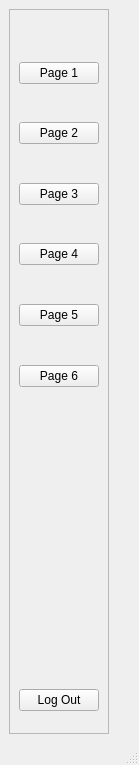
<?xml version="1.0" encoding="UTF-8"?>
<ui version="4.0">
 <class>sidebar</class>
 <widget class="QMainWindow" name="sidebar">
  <property name="geometry">
   <rect>
    <x>0</x>
    <y>0</y>
    <width>139</width>
    <height>765</height>
   </rect>
  </property>
  <property name="windowTitle">
   <string>MainWindow</string>
  </property>
  <widget class="QWidget" name="centralwidget">
   <layout class="QHBoxLayout" name="horizontalLayout">
    <item alignment="Qt::AlignmentFlag::AlignLeft">
     <widget class="QFrame" name="frame">
      <property name="frameShape">
       <enum>QFrame::Shape::StyledPanel</enum>
      </property>
      <property name="frameShadow">
       <enum>QFrame::Shadow::Raised</enum>
      </property>
      <layout class="QVBoxLayout" name="verticalLayout">
       <item>
        <spacer name="verticalSpacer_2">
         <property name="orientation">
          <enum>Qt::Orientation::Vertical</enum>
         </property>
         <property name="sizeType">
          <enum>QSizePolicy::Policy::Maximum</enum>
         </property>
         <property name="sizeHint" stdset="0">
          <size>
           <width>30</width>
           <height>43</height>
          </size>
         </property>
        </spacer>
       </item>
       <item>
        <widget class="QPushButton" name="Page1Btn">
         <property name="text">
          <string>Page 1</string>
         </property>
        </widget>
       </item>
       <item>
        <spacer name="verticalSpacer">
         <property name="orientation">
          <enum>Qt::Orientation::Vertical</enum>
         </property>
         <property name="sizeType">
          <enum>QSizePolicy::Policy::Maximum</enum>
         </property>
         <property name="sizeHint" stdset="0">
          <size>
           <width>20</width>
           <height>32</height>
          </size>
         </property>
        </spacer>
       </item>
       <item>
        <widget class="QPushButton" name="Page2Btn">
         <property name="text">
          <string>Page 2</string>
         </property>
        </widget>
       </item>
       <item>
        <spacer name="verticalSpacer_4">
         <property name="orientation">
          <enum>Qt::Orientation::Vertical</enum>
         </property>
         <property name="sizeType">
          <enum>QSizePolicy::Policy::Maximum</enum>
         </property>
         <property name="sizeHint" stdset="0">
          <size>
           <width>20</width>
           <height>33</height>
          </size>
         </property>
        </spacer>
       </item>
       <item>
        <widget class="QPushButton" name="Page3Btn">
         <property name="text">
          <string>Page 3</string>
         </property>
        </widget>
       </item>
       <item>
        <spacer name="verticalSpacer_6">
         <property name="orientation">
          <enum>Qt::Orientation::Vertical</enum>
         </property>
         <property name="sizeType">
          <enum>QSizePolicy::Policy::Maximum</enum>
         </property>
         <property name="sizeHint" stdset="0">
          <size>
           <width>20</width>
           <height>32</height>
          </size>
         </property>
        </spacer>
       </item>
       <item>
        <widget class="QPushButton" name="Page4Btn">
         <property name="text">
          <string>Page 4</string>
         </property>
        </widget>
       </item>
       <item>
        <spacer name="verticalSpacer_7">
         <property name="orientation">
          <enum>Qt::Orientation::Vertical</enum>
         </property>
         <property name="sizeType">
          <enum>QSizePolicy::Policy::Maximum</enum>
         </property>
         <property name="sizeHint" stdset="0">
          <size>
           <width>20</width>
           <height>33</height>
          </size>
         </property>
        </spacer>
       </item>
       <item>
        <widget class="QPushButton" name="Page5Btn">
         <property name="text">
          <string>Page 5</string>
         </property>
        </widget>
       </item>
       <item>
        <spacer name="verticalSpacer_8">
         <property name="orientation">
          <enum>Qt::Orientation::Vertical</enum>
         </property>
         <property name="sizeType">
          <enum>QSizePolicy::Policy::Maximum</enum>
         </property>
         <property name="sizeHint" stdset="0">
          <size>
           <width>20</width>
           <height>33</height>
          </size>
         </property>
        </spacer>
       </item>
       <item>
        <widget class="QPushButton" name="Page6Btn">
         <property name="text">
          <string>Page 6</string>
         </property>
        </widget>
       </item>
       <item>
        <spacer name="verticalSpacer_3">
         <property name="orientation">
          <enum>Qt::Orientation::Vertical</enum>
         </property>
         <property name="sizeHint" stdset="0">
          <size>
           <width>20</width>
           <height>189</height>
          </size>
         </property>
        </spacer>
       </item>
       <item>
        <widget class="QPushButton" name="LogOutBtn">
         <property name="text">
          <string>Log Out</string>
         </property>
        </widget>
       </item>
       <item>
        <spacer name="verticalSpacer_5">
         <property name="orientation">
          <enum>Qt::Orientation::Vertical</enum>
         </property>
         <property name="sizeType">
          <enum>QSizePolicy::Policy::Maximum</enum>
         </property>
         <property name="sizeHint" stdset="0">
          <size>
           <width>13</width>
           <height>13</height>
          </size>
         </property>
        </spacer>
       </item>
      </layout>
     </widget>
    </item>
   </layout>
  </widget>
  <widget class="QMenuBar" name="menubar">
   <property name="geometry">
    <rect>
     <x>0</x>
     <y>0</y>
     <width>139</width>
     <height>26</height>
    </rect>
   </property>
  </widget>
  <widget class="QStatusBar" name="statusbar"/>
 </widget>
 <resources/>
 <connections/>
</ui>
